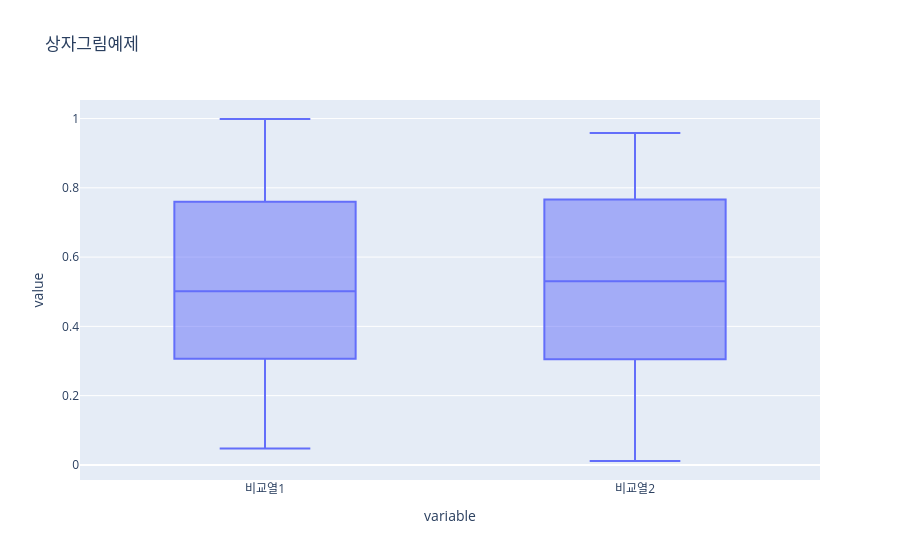

This figure's notebook cell:
### Code cell
import plotly.express as px 
import pandas as pd
import numpy as np

df = pd.DataFrame({
    "비교열1" : np.random.rand(100),
    "비교열2" : np.random.rand(100)
})

fig = px.box(
    df,
    y=["비교열1","비교열2"],
    title="상자그림예제"
)



fig.show()

### Figure 1 — Plotly figure (JSON) as saved in the notebook; plotly's stock layout.template omitted (floating-point values rounded to 4 significant figures; data arrays with more than 128 entries replaced by an {"elided": "..."} marker saying what was removed)
{"data": [{"alignmentgroup": "True", "hovertemplate": "variable=%{x}<br>value=%{y}<extra></extra>", "legendgroup": "", "marker": {"color": "#636efa"}, "name": "", "notched": false, "offsetgroup": "", "orientation": "v", "showlegend": false, "type": "box", "x": {"elided": "200 str values"}, "x0": " ", "xaxis": "x", "y": {"elided": "200 float values"}, "y0": " ", "yaxis": "y"}], "layout": {"boxmode": "group", "legend": {"tracegroupgap": 0}, "title": {"text": "상자그림예제"}, "xaxis": {"anchor": "y", "domain": [0, 1], "title": {"text": "variable"}}, "yaxis": {"anchor": "x", "domain": [0, 1], "title": {"text": "value"}}}}
